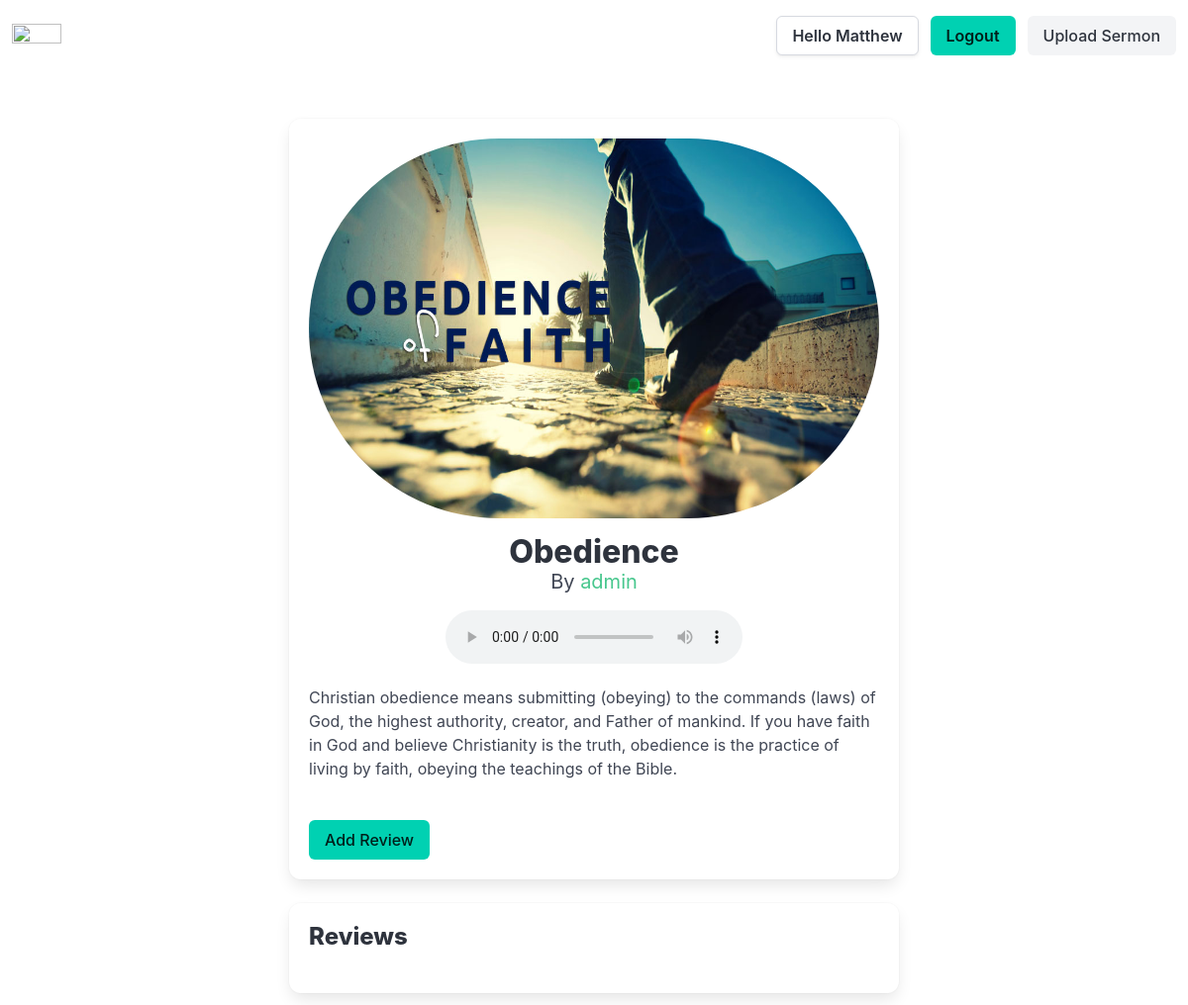
Page /sermon/obedience/ (signed in) on the earlier database version.
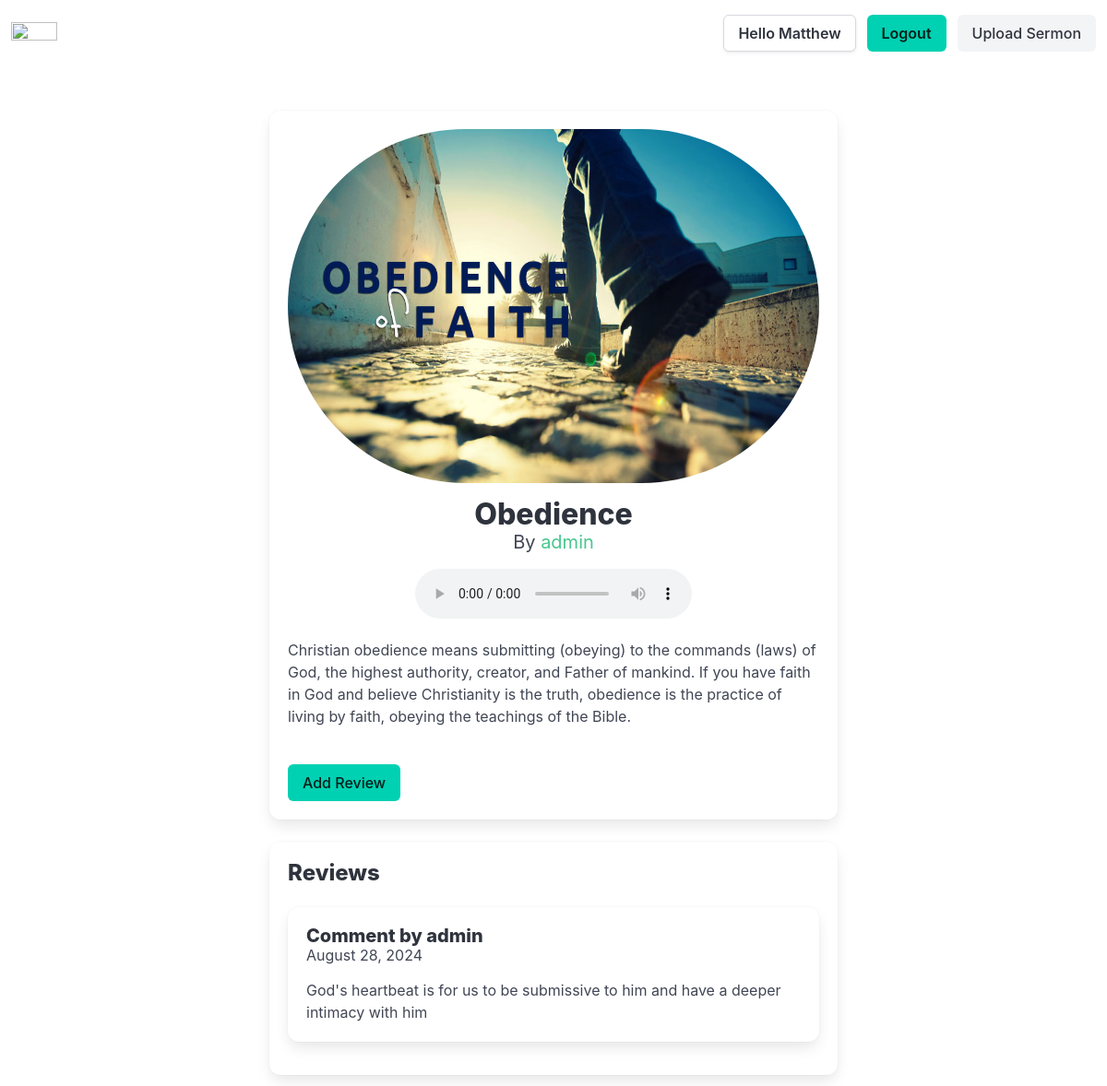
Same page on the later database version.
### sermon/models.py (models this page shows, shortened)
class Sermon(models.Model):
  title = models.CharField(max_length=500,verbose_name='Title')
  slug = models.SlugField(verbose_name='Slug',unique=True,editable=False)
  description = models.TextField(verbose_name='Description')
  author = models.ForeignKey(User,on_delete=models.CASCADE,verbose_name='Author')
  file = models.FileField(verbose_name='Sermon File',upload_to='sermon_uploads',validators=[FileExtensionValidator(allowed_extensions=ALLOWED_EXTENSIONS)])
  thumbnail = models.ImageField(verbose_name='Sermon Thumbnail',upload_to='sermon_thumbnails')

class Review(models.Model):
  user = models.ForeignKey(User,on_delete=models.CASCADE)
  text = models.CharField(max_length=1000)
  sermon = models.ForeignKey(Sermon,on_delete=models.CASCADE)
  date = models.DateField(auto_now_add=True)
  class Meta:
    ordering = ['-date']

### sermon/views.py (the view)
# urls.py: path('sermon/<slug:slug>/',views.sermon_detail,name='sermon-detail'),
@login_required
def sermon_detail(request,slug):
  sermon = get_object_or_404(Sermon,slug=slug)
  reviews = Review.objects.filter(sermon=sermon)
  return render(request,'sermon/sermon_detail.html',{'sermon':sermon,'reviews':reviews})

### sermon/templates/sermon/sermon_detail.html (shortened to what this page needs)
{% extends "base.html" %}
{% block content %}
<div class="container mt-6">
  <div class="columns is-centered">
    <div class="column is-8">
      <div class="box">
        <div class="has-text-centered">
          <figure class="image is-3by2">
            <img src="{{sermon.thumbnail.url}}" alt="{{sermon.title}}" class="is-rounded">
          </figure>
          <h2 class="title is-3 mt-4">{{sermon.title}}</h2>
          <p class="subtitle is-5">By <span class="has-text-success">{{sermon.author}}</span></p>
        </div>
        <div class="has-text-centered mt-4">
          <audio controls class="is-inline-block">
            <source src="{{sermon.file.url}}" type="audio/mpeg">
          </audio>
        </div>
        <p class="content mt-4">{{sermon.description}}</p>
        {% if user.is_authenticated %}
        <a href="{% url 'create-review' sermon.id %}" class="button is-primary mt-4">Add Review</a>
        {% endif %}
      </div>
      <div class="box mt-4">
        <h4 class="title is-4">Reviews</h4>
        <ul>
          {% for review in reviews %}
          <li class="box mb-4">
            <div class="content">
              <h5 class="title is-5">Comment by {{review.user.username}}</h5>
              <p class="subtitle is-6">{{ review.date|date:"F j, Y" }}</p>
              <p>{{review.text}}</p>
            </div>
          </li>
          {% endfor %}
        </ul>
      </div>
    </div>
  </div>
</div>
{% endblock content %}

Differences in the rows shown:
added Review: user.username "admin", date "August 28, 2024", text "God's heartbeat is for us to be submissive to him and have a deeper intimacy with him"
